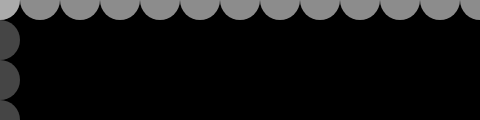
Frame 1 (no input)
Frame 60 (no input): identical to frame 1, image omitted
Frame 120 (the mouse pressed at the canvas centre since frame 60): identical to frame 1, image omitted

The p5.js sketch that drew this single still picture (run headless with seeded random() and noise() and a simulated clock; from frame 60 on, the mouse is pressed at the canvas centre):

// p5.js sketch
// ── sketch.js
function setup() {
  createCanvas(480, 120);
  noStroke();
}

function draw() {
  background(0);
  for(let y = 0; y <= height; y += 40) {
    fill(127, 140);
    ellipse(0, y, 40, 40);
  }
  for(let x = 0; x <= width; x += 40) {
    fill(255, 140);
    ellipse(x, 0, 40, 40);
  }
}
